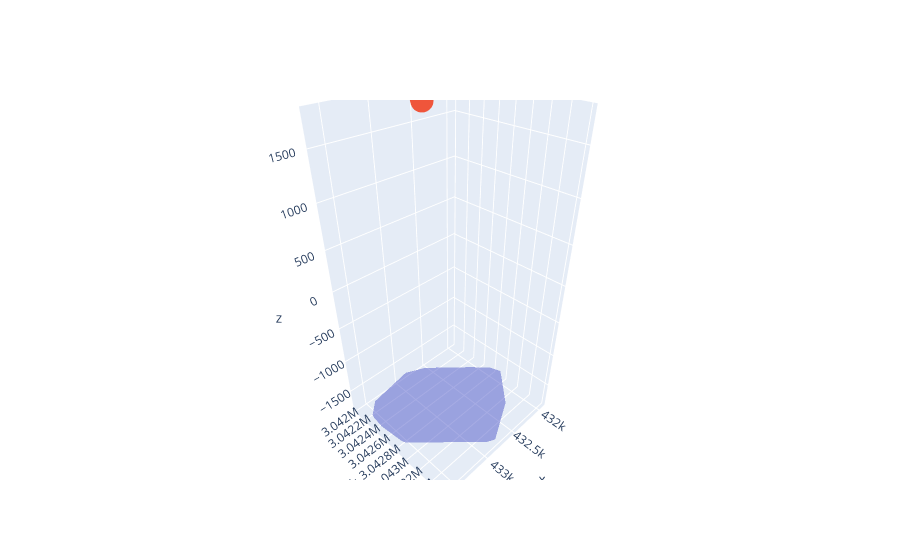

The code cell stored with this chart in its notebook:
### Code cell
fig.add_scatter3d(
    x = combined['northing'].tolist(), 
    y = combined['easting'].tolist(), 
    z = combined['depth(m)'].tolist())

### Figure 1 — Plotly figure (JSON) as saved in the notebook; plotly's stock layout.template omitted (floating-point values rounded to 4 significant figures; data arrays with more than 128 entries replaced by an {"elided": "..."} marker saying what was removed)
{"data": [{"opacity": 0.5, "type": "mesh3d", "x": {"elided": "1535 float values"}, "y": {"elided": "1535 float values"}, "z": {"elided": "1535 float values"}}, {"type": "scatter3d", "x": {"elided": "3599 float values"}, "y": {"elided": "3599 float values"}, "z": {"elided": "3599 float values"}}], "layout": {}}
